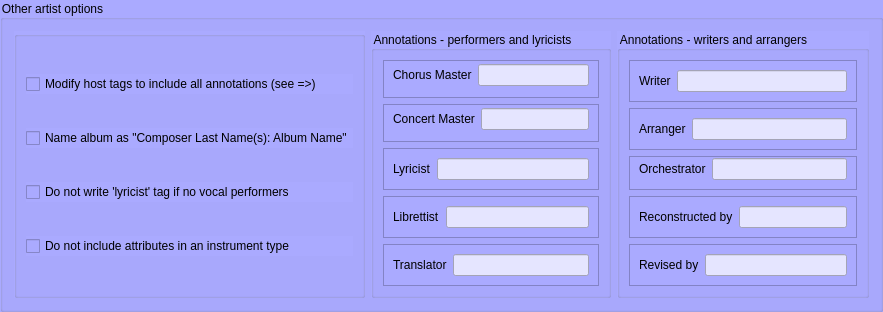
            <widget class="QGroupBox" name="groupBox_5">
             <property name="styleSheet">
              <string notr="true">background-color: rgb(170, 170, 255);</string>
             </property>
             <property name="title">
              <string>Other artist options</string>
             </property>
             <layout class="QGridLayout" name="gridLayout">
              <item row="0" column="1">
               <widget class="QGroupBox" name="groupBox_9">
                <property name="toolTip">
                 <string>&lt;html&gt;&lt;head/&gt;&lt;body&gt;&lt;p&gt;Enter text to appear in annotations. Do not use any quotation marks.&lt;/p&gt;&lt;/body&gt;&lt;/html&gt;</string>
                </property>
                <property name="title">
                 <string>Annotations - performers and lyricists</string>
                </property>
                <layout class="QVBoxLayout" name="verticalLayout_15">
                 <item>
                  <widget class="QFrame" name="frame_5">
                   <property name="frameShape">
                    <enum>QFrame::StyledPanel</enum>
                   </property>
                   <property name="frameShadow">
                    <enum>QFrame::Raised</enum>
                   </property>
                   <layout class="QHBoxLayout" name="horizontalLayout_8">
                    <property name="spacing">
                     <number>6</number>
                    </property>
                    <property name="sizeConstraint">
                     <enum>QLayout::SetDefaultConstraint</enum>
                    </property>
                    <property name="topMargin">
                     <number>1</number>
                    </property>
                    <property name="bottomMargin">
                     <number>9</number>
                    </property>
                    <item>
                     <widget class="QLabel" name="label_44">
                      <property name="toolTip">
                       <string>&lt;html&gt;&lt;head/&gt;&lt;body&gt;&lt;p&gt;Annotation to include with &amp;quot;chorus master&amp;quot; in conductor tag.&lt;/p&gt;&lt;/body&gt;&lt;/html&gt;</string>
                      </property>
                      <property name="text">
                       <string>Chorus Master</string>
                      </property>
                     </widget>
                    </item>
                    <item>
                     <widget class="QLineEdit" name="cea_chorusmaster">
                      <property name="styleSheet">
                       <string notr="true">background-color: rgb(229, 229, 255);</string>
                      </property>
                     </widget>
                    </item>
                   </layout>
                  </widget>
                 </item>
                 <item>
                  <widget class="QFrame" name="frame_3">
                   <property name="frameShape">
                    <enum>QFrame::StyledPanel</enum>
                   </property>
                   <property name="frameShadow">
                    <enum>QFrame::Raised</enum>
                   </property>
                   <layout class="QHBoxLayout" name="horizontalLayout_6">
                    <property name="topMargin">
                     <number>1</number>
                    </property>
                    <item>
                     <widget class="QLabel" name="label_46">
                      <property name="toolTip">
                       <string>&lt;html&gt;&lt;head/&gt;&lt;body&gt;&lt;p&gt;Annotation to include for &amp;quot;concert master&amp;quot; in performer tag.&lt;/p&gt;&lt;/body&gt;&lt;/html&gt;</string>
                      </property>
                      <property name="text">
                       <string>Concert Master</string>
                      </property>
                     </widget>
                    </item>
                    <item>
                     <widget class="QLineEdit" name="cea_concertmaster">
                      <property name="styleSheet">
                       <string notr="true">background-color: rgb(229, 229, 255);</string>
                      </property>
                     </widget>
                    </item>
                   </layout>
                  </widget>
                 </item>
                 <item>
                  <widget class="QFrame" name="frame_12">
                   <property name="frameShape">
                    <enum>QFrame::StyledPanel</enum>
                   </property>
                   <property name="frameShadow">
                    <enum>QFrame::Raised</enum>
                   </property>
                   <layout class="QHBoxLayout" name="horizontalLayout_23">
                    <item>
                     <widget class="QLabel" name="label_34">
                      <property name="toolTip">
                       <string>&lt;html&gt;&lt;head/&gt;&lt;body&gt;&lt;p&gt;Annotation for lyricist, to include in lyricist tag&lt;/p&gt;&lt;/body&gt;&lt;/html&gt;</string>
                      </property>
                      <property name="text">
                       <string>Lyricist</string>
                      </property>
                     </widget>
                    </item>
                    <item>
                     <widget class="QLineEdit" name="cea_lyricist">
                      <property name="styleSheet">
                       <string notr="true">background-color: rgb(229, 229, 255);</string>
                      </property>
                     </widget>
                    </item>
                   </layout>
                  </widget>
                 </item>
                 <item>
                  <widget class="QFrame" name="frame_7">
                   <property name="frameShape">
                    <enum>QFrame::StyledPanel</enum>
                   </property>
                   <property name="frameShadow">
                    <enum>QFrame::Raised</enum>
                   </property>
                   <layout class="QHBoxLayout" name="horizontalLayout_19">
                    <item>
                     <widget class="QLabel" name="label_26">
                      <property name="toolTip">
                       <string>&lt;html&gt;&lt;head/&gt;&lt;body&gt;&lt;p&gt;Annotation for librettist, to include in lyricist tag&lt;/p&gt;&lt;/body&gt;&lt;/html&gt;</string>
                      </property>
                      <property name="text">
                       <string>Librettist</string>
                      </property>
                     </widget>
                    </item>
                    <item>
                     <widget class="QLineEdit" name="cea_librettist">
                      <property name="styleSheet">
                       <string notr="true">background-color: rgb(229, 229, 255);</string>
                      </property>
                     </widget>
                    </item>
                   </layout>
                  </widget>
                 </item>
                 <item>
                  <widget class="QFrame" name="frame_10">
                   <property name="frameShape">
                    <enum>QFrame::StyledPanel</enum>
                   </property>
                   <property name="frameShadow">
                    <enum>QFrame::Raised</enum>
                   </property>
                   <layout class="QHBoxLayout" name="horizontalLayout_21">
                    <item>
                     <widget class="QLabel" name="label_30">
                      <property name="toolTip">
                       <string>&lt;html&gt;&lt;head/&gt;&lt;body&gt;&lt;p&gt;Annotation for translator, to include in lyricist tag&lt;/p&gt;&lt;/body&gt;&lt;/html&gt;</string>
                      </property>
                      <property name="text">
                       <string>Translator</string>
                      </property>
                     </widget>
                    </item>
                    <item>
                     <widget class="QLineEdit" name="cea_translator">
                      <property name="styleSheet">
                       <string notr="true">background-color: rgb(229, 229, 255);</string>
                      </property>
                     </widget>
                    </item>
                   </layout>
                  </widget>
                 </item>
                </layout>
               </widget>
              </item>
              <item row="0" column="0">
               <widget class="QGroupBox" name="groupBox_8">
                <property name="toolTip">
                 <string>&lt;html&gt;&lt;head/&gt;&lt;body&gt;&lt;p&gt;Select as required. See &amp;quot;What's this&amp;quot; for details.&lt;/p&gt;&lt;/body&gt;&lt;/html&gt;</string>
                </property>
                <property name="title">
                 <string/>
                </property>
                <layout class="QVBoxLayout" name="verticalLayout_14">
                 <item>
                  <widget class="QCheckBox" name="cea_arrangers">
                   <property name="toolTip">
                    <string>&lt;html&gt;&lt;head/&gt;&lt;body&gt;&lt;p&gt;&lt;br/&gt;&lt;/p&gt;&lt;/body&gt;&lt;/html&gt;</string>
                   </property>
                   <property name="whatsThis">
                    <string>&lt;html&gt;&lt;head/&gt;&lt;body&gt;&lt;p&gt;This will gather together any arranger information from the recording, work or parent works and place it in the &amp;quot;arranger&amp;quot; tag. Instrument or other annotations will be included in brackets in the arranger tag. Tags will also be written in the form &amp;quot;arranger:annotation&amp;quot;, containing the name and no bracketed annotation.&lt;/p&gt;&lt;/body&gt;&lt;/html&gt;</string>
                   </property>
                   <property name="text">
                    <string>Modify host tags to include all annotations (see =&gt;)</string>
                   </property>
                  </widget>
                 </item>
                 <item>
                  <widget class="QCheckBox" name="cea_composer_album">
                   <property name="toolTip">
                    <string>&lt;html&gt;&lt;head/&gt;&lt;body&gt;&lt;p&gt;&lt;br/&gt;&lt;/p&gt;&lt;/body&gt;&lt;/html&gt;</string>
                   </property>
                   <property name="text">
                    <string>Name album as &quot;Composer Last Name(s): Album Name&quot;</string>
                   </property>
                  </widget>
                 </item>
                 <item>
                  <widget class="QCheckBox" name="cea_no_lyricists">
                   <property name="text">
                    <string>Do not write 'lyricist' tag if no vocal performers</string>
                   </property>
                  </widget>
                 </item>
                 <item>
                  <widget class="QCheckBox" name="cea_no_solo">
                   <property name="toolTip">
                    <string>&lt;html&gt;&lt;head/&gt;&lt;body&gt;&lt;p&gt;Select to eliminate &amp;quot;additional&amp;quot;, &amp;quot;solo&amp;quot; or &amp;quot;guest&amp;quot; from instrument description&lt;/p&gt;&lt;/body&gt;&lt;/html&gt;</string>
                   </property>
                   <property name="whatsThis">
                    <string>&lt;html&gt;&lt;head/&gt;&lt;body&gt;&lt;p&gt;Picard treats &amp;quot;solo&amp;quot; as an instrument type, which can lead to a confusing presentation, e.g. &amp;quot;bassoon and solo&amp;quot;. Select this option to exclude &amp;quot;solo&amp;quot;.&lt;/p&gt;&lt;/body&gt;&lt;/html&gt;</string>
                   </property>
                   <property name="text">
                    <string>Do not include attributes in an instrument type</string>
                   </property>
                  </widget>
                 </item>
                </layout>
               </widget>
              </item>
              <item row="0" column="2">
               <widget class="QGroupBox" name="groupBox_28">
                <property name="toolTip">
                 <string>&lt;html&gt;&lt;head/&gt;&lt;body&gt;&lt;p&gt;Enter text to appear in annotations. Do not use any quotation marks.&lt;/p&gt;&lt;/body&gt;&lt;/html&gt;</string>
                </property>
                <property name="title">
                 <string>Annotations - writers and arrangers</string>
                </property>
                <layout class="QVBoxLayout" name="verticalLayout_21">
                 <item>
                  <widget class="QFrame" name="frame_17">
                   <property name="frameShape">
                    <enum>QFrame::StyledPanel</enum>
                   </property>
                   <property name="frameShadow">
                    <enum>QFrame::Raised</enum>
                   </property>
                   <layout class="QHBoxLayout" name="horizontalLayout_30">
                    <item>
                     <widget class="QLabel" name="label_56">
                      <property name="text">
                       <string>Writer</string>
                      </property>
                     </widget>
                    </item>
                    <item>
                     <widget class="QLineEdit" name="cea_writer">
                      <property name="styleSheet">
                       <string notr="true">background-color: rgb(229, 229, 255);</string>
                      </property>
                     </widget>
                    </item>
                   </layout>
                  </widget>
                 </item>
                 <item>
                  <widget class="QFrame" name="frame_16">
                   <property name="frameShape">
                    <enum>QFrame::StyledPanel</enum>
                   </property>
                   <property name="frameShadow">
                    <enum>QFrame::Raised</enum>
                   </property>
                   <layout class="QHBoxLayout" name="horizontalLayout_29">
                    <item>
                     <widget class="QLabel" name="label_54">
                      <property name="text">
                       <string>Arranger</string>
                      </property>
                     </widget>
                    </item>
                    <item>
                     <widget class="QLineEdit" name="cea_arranger">
                      <property name="styleSheet">
                       <string notr="true">background-color: rgb(229, 229, 255);</string>
                      </property>
                     </widget>
                    </item>
                   </layout>
                  </widget>
                 </item>
                 <item>
                  <widget class="QFrame" name="frame_4">
                   <property name="frameShape">
                    <enum>QFrame::StyledPanel</enum>
                   </property>
                   <property name="frameShadow">
                    <enum>QFrame::Raised</enum>
                   </property>
                   <layout class="QHBoxLayout" name="horizontalLayout_7">
                    <property name="topMargin">
                     <number>1</number>
                    </property>
                    <item>
                     <widget class="QLabel" name="label_45">
                      <property name="toolTip">
                       <string>&lt;html&gt;&lt;head/&gt;&lt;body&gt;&lt;p&gt;Text with which to annotate orchestrator in the arranger tag.&lt;/p&gt;&lt;/body&gt;&lt;/html&gt;</string>
                      </property>
                      <property name="text">
                       <string>Orchestrator</string>
                      </property>
                     </widget>
                    </item>
                    <item>
                     <widget class="QLineEdit" name="cea_orchestrator">
                      <property name="styleSheet">
                       <string notr="true">background-color: rgb(229, 229, 255);</string>
                      </property>
                     </widget>
                    </item>
                   </layout>
                  </widget>
                 </item>
                 <item>
                  <widget class="QFrame" name="frame_11">
                   <property name="frameShape">
                    <enum>QFrame::StyledPanel</enum>
                   </property>
                   <property name="frameShadow">
                    <enum>QFrame::Raised</enum>
                   </property>
                   <layout class="QHBoxLayout" name="horizontalLayout_22">
                    <item>
                     <widget class="QLabel" name="label_32">
                      <property name="toolTip">
                       <string>&lt;html&gt;&lt;head/&gt;&lt;body&gt;&lt;p&gt;Annotation for &amp;quot;reconstructed by&amp;quot;, to include in arranger tag&lt;/p&gt;&lt;/body&gt;&lt;/html&gt;</string>
                      </property>
                      <property name="text">
                       <string>Reconstructed by</string>
                      </property>
                     </widget>
                    </item>
                    <item>
                     <widget class="QLineEdit" name="cea_reconstructed">
                      <property name="styleSheet">
                       <string notr="true">background-color: rgb(229, 229, 255);</string>
                      </property>
                     </widget>
                    </item>
                   </layout>
                  </widget>
                 </item>
                 <item>
                  <widget class="QFrame" name="frame_8">
                   <property name="frameShape">
                    <enum>QFrame::StyledPanel</enum>
                   </property>
                   <property name="frameShadow">
                    <enum>QFrame::Raised</enum>
                   </property>
                   <layout class="QHBoxLayout" name="horizontalLayout_20">
                    <item>
                     <widget class="QLabel" name="label_28">
                      <property name="toolTip">
                       <string>&lt;html&gt;&lt;head/&gt;&lt;body&gt;&lt;p&gt;Annotation for &amp;quot;revised by&amp;quot;, to include in arranger tag tag&lt;/p&gt;&lt;/body&gt;&lt;/html&gt;</string>
                      </property>
                      <property name="text">
                       <string>Revised by</string>
                      </property>
                     </widget>
                    </item>
                    <item>
                     <widget class="QLineEdit" name="cea_revised">
                      <property name="styleSheet">
                       <string notr="true">background-color: rgb(229, 229, 255);</string>
                      </property>
                     </widget>
                    </item>
                   </layout>
                  </widget>
                 </item>
                </layout>
               </widget>
              </item>
             </layout>
            </widget>
